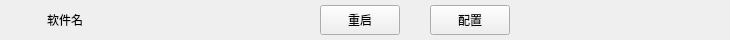
<?xml version="1.0" encoding="UTF-8"?>
<ui version="4.0">
 <class>HomePageSoftItem</class>
 <widget class="QWidget" name="HomePageSoftItem">
  <property name="geometry">
   <rect>
    <x>0</x>
    <y>0</y>
    <width>730</width>
    <height>40</height>
   </rect>
  </property>
  <property name="windowTitle">
   <string>Form</string>
  </property>
  <widget class="QWidget" name="widget" native="true">
   <property name="geometry">
    <rect>
     <x>0</x>
     <y>0</y>
     <width>730</width>
     <height>40</height>
    </rect>
   </property>
   <widget class="QLabel" name="softWareName">
    <property name="geometry">
     <rect>
      <x>0</x>
      <y>5</y>
      <width>130</width>
      <height>30</height>
     </rect>
    </property>
    <property name="text">
     <string>软件名</string>
    </property>
    <property name="alignment">
     <set>Qt::AlignCenter</set>
    </property>
   </widget>
   <widget class="QPushButton" name="restartBtn">
    <property name="geometry">
     <rect>
      <x>320</x>
      <y>5</y>
      <width>80</width>
      <height>30</height>
     </rect>
    </property>
    <property name="text">
     <string>重启</string>
    </property>
   </widget>
   <widget class="QPushButton" name="setConfigBtn">
    <property name="geometry">
     <rect>
      <x>430</x>
      <y>5</y>
      <width>80</width>
      <height>30</height>
     </rect>
    </property>
    <property name="text">
     <string>配置</string>
    </property>
   </widget>
   <widget class="Dtk::Widget::DSwitchButton" name="Dtk::Widget::DSwitchButton_2">
    <property name="geometry">
     <rect>
      <x>200</x>
      <y>5</y>
      <width>60</width>
      <height>30</height>
     </rect>
    </property>
   </widget>
  </widget>
 </widget>
 <customwidgets>
  <customwidget>
   <class>Dtk::Widget::DSwitchButton</class>
   <extends>QWidget</extends>
   <header>DSwitchButton</header>
  </customwidget>
 </customwidgets>
 <resources/>
 <connections/>
</ui>
